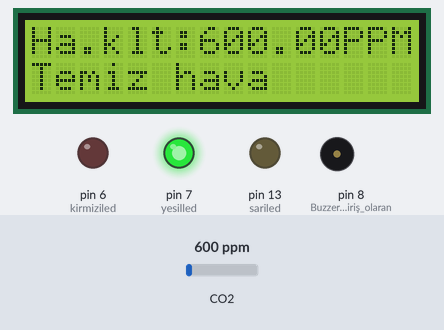
The sketch below on a simulated Arduino Uno, built with avr-gcc and run on an emulated ATmega328P. Shown: 16×2 character LCD, output pins drawn as LEDs (lit = HIGH), buzzer (waves = sounding, pin HIGH). The test bench sets the inputs (shaded band); at power-on: CO2 600 ppm. The modem accepts every AT command (registered, SIM ready, sends succeed) and sends nothing else; what the sketch prints to the serial monitor is not drawn.

Above: at 8.3 s.
8.4 s: CO2 set to 970 ppm
At 9.4 s:
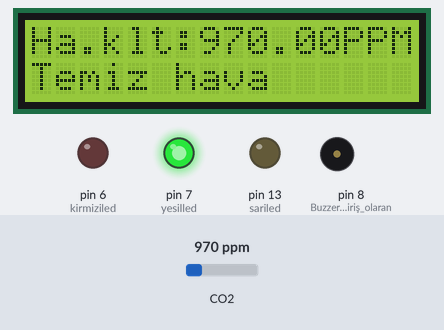
10.6 s: CO2 set to 1040 ppm
At 12.3 s:
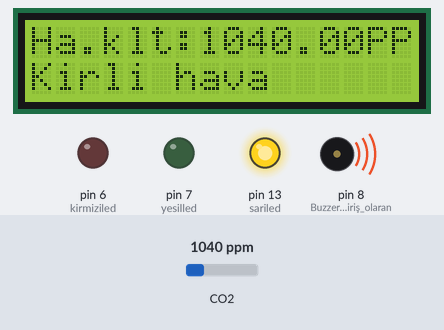
12.6 s: CO2 set to 1964 ppm
At 14.3 s:
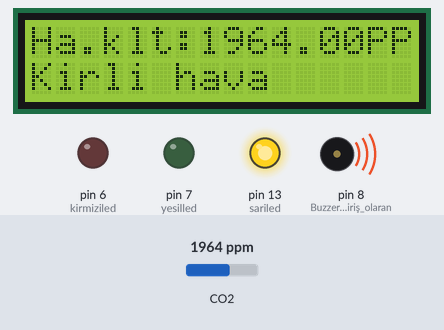
14.6 s: CO2 set to 2021 ppm
At 16.3 s:
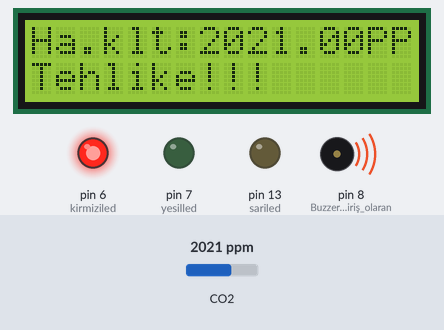
Timing chart, 0 to 17.6 s (numbered marks = the images above; inputs shaded):
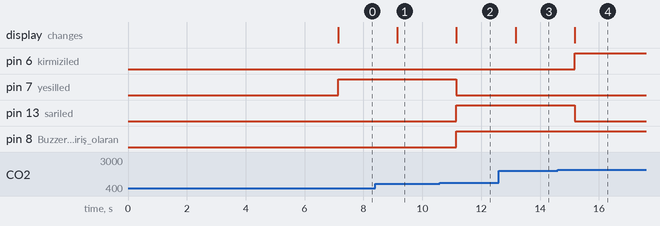

The sketch:

410.Havakirizlemesistemi.ino
```cpp
#include "MQ135.h"  //Gaz sensör kütüphanesini koda eklenir.
#include <SoftwareSerial.h> // Arduino UNO üzerinden seri veri akışını sağlayacak olan kütüphane eklenir.
#define DEBUG true
SoftwareSerial esp8266(9,10); // // RX, TX bağlantıları pin10 ve pin9 dijital pinlere bağlanır.
const int sensorPin= A0; //Gaz sensör pini AO analog pin olarak atanır.
int havakalitesi; //İlgili değişkenler tanımlanır.
int kirmiziled=6;
int yesilled=7;
int sariled=13;

#include <LiquidCrystal.h> //LCD ekran kütüphanesi ekrana eklenir.
LiquidCrystal lcd(12,11, 5, 4, 3, 2); //LCD pin uçları tanımlanır.

void setup() {
Serial.begin(9600); //Seri port ekranı çalışma hızı belirlenir.
esp8266.begin(9600); // ESP8266 modülünün veri akış hızı 9600 olarak belirlenmelidir.
pinMode(sensorPin, INPUT); //Gaz sensörü pini çıkış olarak tanımlanır.
pinMode(8, OUTPUT); //Buzzer pini giriş olaran tanımlanır.
pinMode(kirmiziled, OUTPUT); //Kırmızı, yeşil ve sarı LEDlerin pini giriş olarak tanımlanır.
pinMode(yesilled, OUTPUT);
pinMode(sariled, OUTPUT);

lcd.begin(16,2); //LCD ekran başlatılır.
lcd.setCursor (0,0); //İlk satıra yazdırılır.
lcd.print ("Hava kalitesi");
lcd.setCursor (0,1); //2.satıra yazdırılır.
lcd.print ("Izleme sistemi");
delay(1000); //1 saniye beklenir.

sendData("AT+RST\r\n",2000,DEBUG); // ESP8266 modüle reset atılır.
sendData("AT+CWMODE=2\r\n",1000,DEBUG); // ESP8266 modülü acces point olarak ayarlanır. configure as access point
sendData("AT+CIFSR\r\n",1000,DEBUG); // Web sayfasına bağlanılacak olan IP adresi belirlenir.
sendData("AT+CIPMUX=1\r\n",1000,DEBUG); // ESP8266 modülü, birden çok bağlantı için yapılandırılır.
sendData("AT+CIPSERVER=1,80\r\n",1000,DEBUG); // Sunucuya 80 nolu port kullanılarak bağlanır.
lcd.clear(); //LCD ekran temizlenir.
}
void loop() {

MQ135 gasSensor = MQ135(A0); //Sensörden değer okuması yapılır.
float havakalitesi = gasSensor.getPPM(); //Okunan değer, havakalitesi isimli değişkene atanır.
if(esp8266.available()) // ESP8266 modülünün mesaj yollayıp yollamadığı kontrol edilir.
{
if(esp8266.find("+IPD,")) //ESP8266 modülü, yollanacak veri uzunluğuna ulaşılana kadar arabelleğe alınan verileri okur.
{
delay(1000); //1 saniye beklenir.

int connectionId = esp8266.read()-48; //Read () işlevi ASCII ondalık değerini döndürdüğü ve 0 olan ilk ondalık sayı 48'de başladığı için 48 çıkarıyoruz.
String webpage = "<h1>NIT Hava Kalitesi Izleme Sistemi</h1>"; //Sunucuya yollanacak veriler birbirine eklenerek yollanır.
webpage+="<meta http-equiv='refresh' content='10; URL=""'>"; //Sunucu sayfasının her 10 saniyede yenilenmesini sağlayarak web sayfasında yeni veri gösterilir.
webpage += "<p><h2>";
webpage+= " Hava kalitesi: "; //Okunan hava kalitesi değeri sunucu web sayfasına yazdırılır.
webpage+= havakalitesi;
webpage+=" PPM";
webpage += "<p>";
if (havakalitesi<=1000) //Eğer sensörden okunan değer, 1000'in altında ise...
{
webpage+= "Temiz hava"; //...web sayfasına yollanacak yazı "Temiz hava" olur.
}
else if(havakalitesi<=2000 && havakalitesi>=1000) //Eğer sensörden okunan değer, 1000 ile 2000 arasında ise...
{
webpage+= "Kirli hava"; //...web sayfasına "Kirli hava" yollanır.
}
else if (havakalitesi>=2000 ) //Eğer sensörden okunan değer, 2000'in üstünde ise...
{
webpage+= "Tehlike!"; //...web sayfasına "Tehlike!" yazısı yollanır.
}
webpage += "</h2></p></body>";
String cipSend = "AT+CIPSEND="; //Sunucu web sayfasına yollanacak verilerin uzunluğu belirlenir.
cipSend += connectionId;
cipSend += ",";
cipSend +=webpage.length();
cipSend +="\r\n";

sendData(cipSend,1000,DEBUG); //Fonksiyona yollanacak verilerin uzunluğu yollanır.
sendData(webpage,1000,DEBUG); //Fonkisyona okunan veriler yollanır.

String closeCommand = "AT+CIPCLOSE=";  //Bağlantı kapatılır.
closeCommand+=connectionId; // Bağlantı kimliği eklenir.
closeCommand+="\r\n"; //Alt satıra inerek yeni satırdan başlar.

sendData(closeCommand,3000,DEBUG); //Fonksiyona bağlantıyı kapatma At komutu yollanır.
}
}
lcd.setCursor (0, 0);
lcd.print ("Ha.klt:");
lcd.print (havakalitesi);
lcd.print ("PPM ");
lcd.setCursor (0,1);
if (havakalitesi<1000) //Eğer okunan sensör değeri 1000'in altında ise...
{
lcd.print("Temiz hava"); //LCD ekrana, Temiz hava yazar.
digitalWrite(8, LOW);  //Buzzer ses çıkarmaz.
digitalWrite(yesilled, HIGH); //Yeşil LED yanık, diğer LEDler sönüktür.
digitalWrite(kirmiziled, LOW);
digitalWrite(sariled, LOW);
}
else if( havakalitesi>=1000 && havakalitesi<=2000 ) //Eğer okunan sensör değeri 1000 ile 2000'in altında ise...
{
lcd.print("Kirli hava"); //LCD ekrana, Kirli hava yazar.
digitalWrite(8, HIGH );  //Buzzer öter.
digitalWrite(kirmiziled, LOW); //Sarı LED yanar, diğer LEDler sönüktür.
digitalWrite(yesilled, LOW);
digitalWrite(sariled, HIGH);
}
else if (havakalitesi>2000 ) //Eğer okunan sensör değeri 2000'in üstünde ise...
{
lcd.print("Tehlike!!!"); //LCD ekrana, Tehlike!!! yazar.
digitalWrite(8, HIGH);   //Buzzer öter.
digitalWrite(kirmiziled, HIGH); //Kırmızı LED yanar, diğer LEDler sönüktür.
digitalWrite(yesilled, LOW);
digitalWrite(sariled, LOW);
}
delay(1000);
}
//AT komutlarını çalıştıran sendData fonksiyonu
String sendData(String command, const int timeout, boolean debug) //ESP8266 modülünden veri alınır ve seriport ekrana yazdırılır.
{
String response = "";
esp8266.print(command); //Okunan karakter ESP8266 modülüne yollanır.
long int time = millis();
while( (time+timeout) > millis())
{
while(esp8266.available())
{
// ESP8266 modülünde olan veri seri port ekrana yollanır.
char c = esp8266.read(); // Bir sonraki karakter okunur.
response+=c;
}
}
if(debug)
{
Serial.print(response); //AT komutlarından alınan yanıtlar seri porta aktarılır.
}
return response;
}
```

Measured:
- the behaviour switches between 999 and 1000 ppm on CO2 (found by bisection; images 1 and 2)
- the behaviour switches between 2000 and 2001 ppm on CO2 (found by bisection; images 3 and 4)
- after the input at 8.4 s, the display: changes after 0.75 s (image 1)
- after the input at 10.6 s, pin 7 (yesilled): HIGH → LOW after 0.56 s; pin 13 (sariled), pin 8 (Buzzer_pini_giriş_olaran): LOW → HIGH after 0.56 s; the display: changes after 0.56 s (image 2)
- after the input at 12.6 s, the display: changes after 0.57 s (image 3)
- after the input at 14.6 s, pin 6 (kirmiziled): LOW → HIGH after 0.58 s; pin 13 (sariled): HIGH → LOW after 0.58 s; the display: changes after 0.58 s (image 4)
